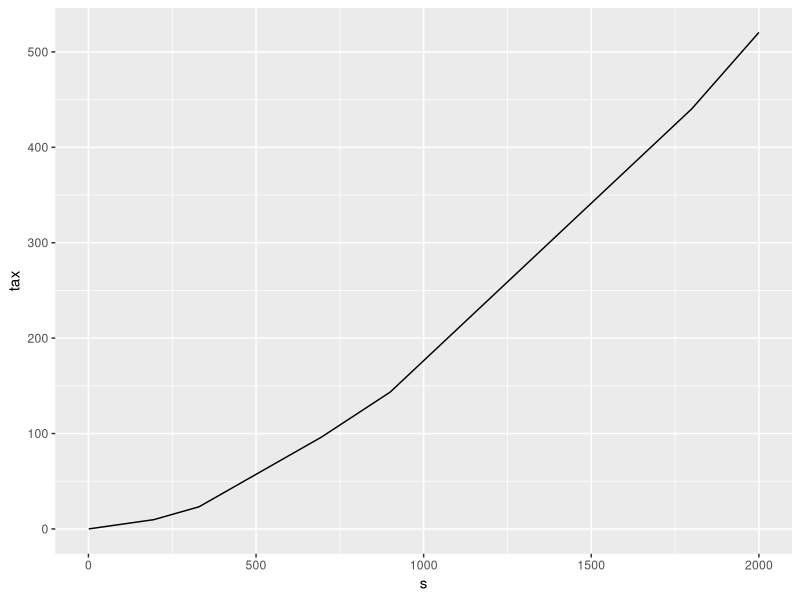
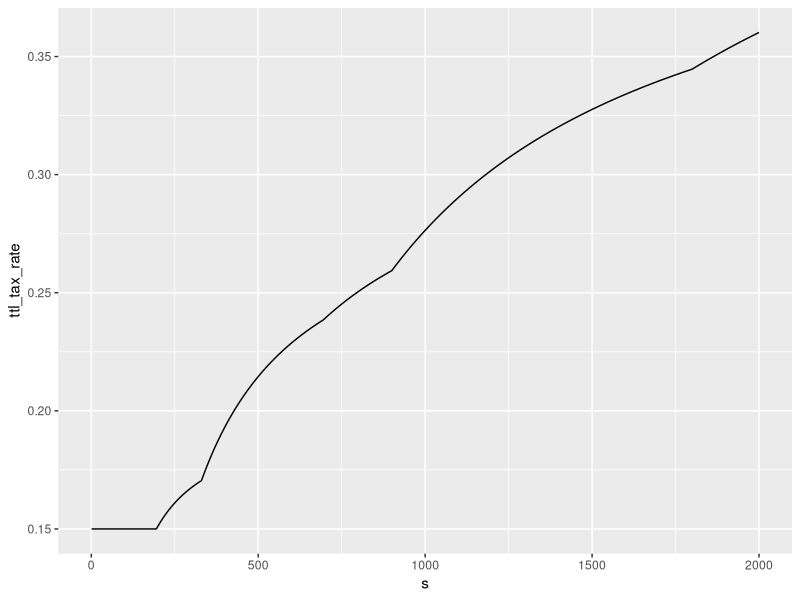
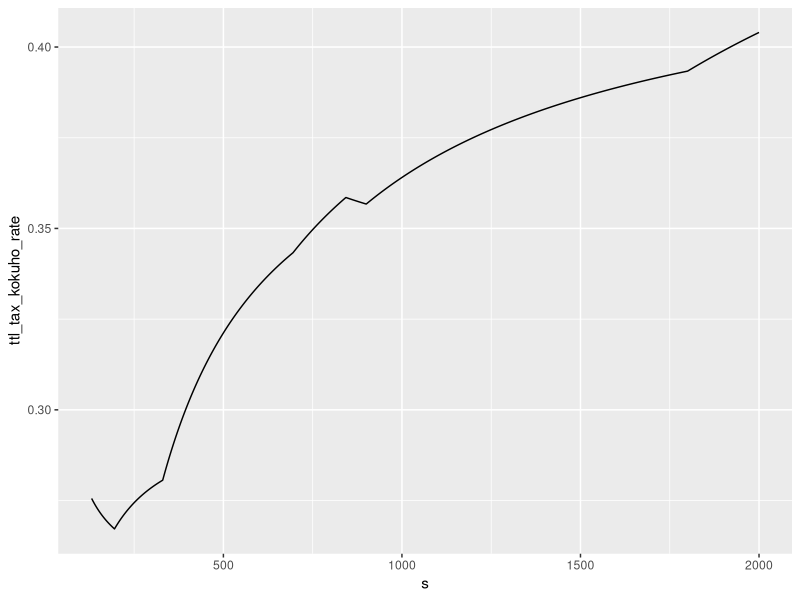
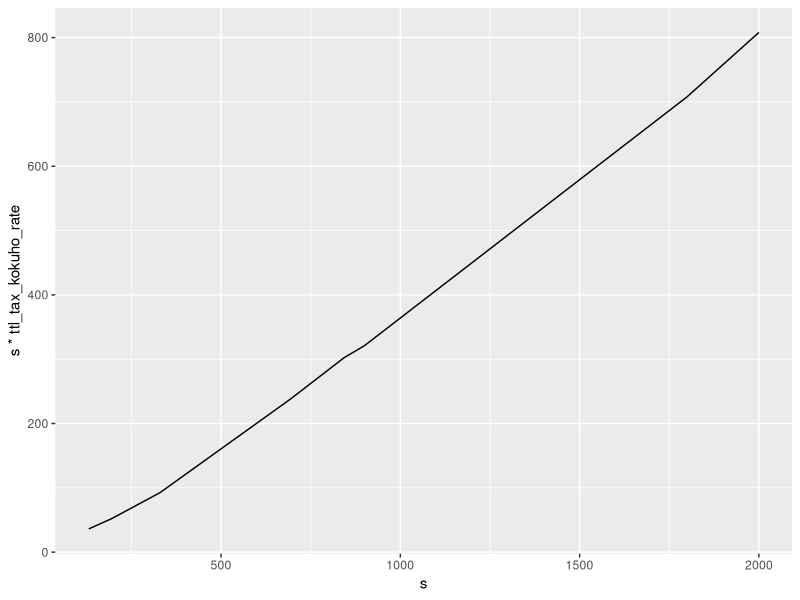

These charts were generated, in order, by the following R code:
library(ggplot2)
library(plyr)
library(dplyr)

get.syotokuzei<-function(x){
  x<-x*10000
  tax<-0
  tax<-as.numeric(x>=1000)*as.numeric(x<1950000)*(x*0.05)
  tax<-tax+as.numeric(x>=1950000)*as.numeric(x<3300000)*(x*0.1-97500)
  tax<-tax+as.numeric(x>=3300000)*as.numeric(x<6950000)*(x*0.2-427500)
  tax<-tax+as.numeric(x>=6950000)*as.numeric(x<9000000)*(x*0.23-636000)
  tax<-tax+as.numeric(x>=9000000)*as.numeric(x<18000000)*(x*0.33-1536000)
  tax<-tax+as.numeric(x>=18000000)*(x*0.4-2796000)
  return(tax/10000)
}

get.kokuho<-function(x){
  x<-x*10000
  kokuho<-51200+15300
  kokuho<-kokuho+as.numeric(x>=330000)*as.numeric((x-330000)*0.1<810000)*(x-330000)*0.1
  kokuho<-kokuho+as.numeric(x>=330000)*as.numeric((x-330000)*0.1>=810000)*810000
  return(kokuho/10000)
}

syotoku<-seq(1,2000,by=1)
tax<-get.syotokuzei(syotoku)
tax_df<-data.frame(s=syotoku,tax=tax)
tax_df$tax_rate<-tax_df$tax/tax_df$s
tax_df$ttl_tax_rate<-tax_df$tax_rate+0.1
tax_df$kokuho<-get.kokuho(syotoku)
tax_df$kokuho_rate<-tax_df$kokuho/tax_df$s
tax_df$ttl_tax_kokuho_rate<-tax_df$ttl_tax_rate+tax_df$kokuho_rate
rm(syotoku,tax)

total.tax.kokuho<-function(tax_df,syotoku,gensen_bunri,sinkoku_bunri){
  kokuho_kijyun<-tax_df[syotoku,]$s+sinkoku_bunri
  total_tax<-tax_df[syotoku,]$s*tax_df[syotoku,]$ttl_tax_rate+
    sinkoku_bunri*0.2015+
    tax_df[kokuho_kijyun,]$s*tax_df[kokuho_kijyun,]$kokuho_rate+
    gensen_bunri*0.2015
  total_tax
    
}

total.tax.kenpo<-function(tax_df,syotoku,gensen_bunri,sinkoku_bunri,kenpo,kosenenkin){
  total_tax<-tax_df[syotoku,]$s*tax_df[syotoku,]$ttl_tax_rate+
    sinkoku_bunri*0.2015+
    gensen_bunri*0.2015+
    kenpo+
    kosenenkin
  
  total_tax
  
}

total.tax.kokuho(tax_df,250,150,50)/450
total.tax.kokuho(tax_df,250,200,0)/450
total.tax.kokuho(tax_df,250,0,200)/450
total.tax.kokuho(tax_df,500-300,300,0)/800
total.tax.kokuho(tax_df,500-300,0,300)/800
total.tax.kokuho(tax_df,800-300,0,0)/800

(total.tax.kenpo(tax_df,570,100,110,50,50)-14)/1210
(total.tax.kenpo(tax_df,680,100,0,50,50)-14)/1210
(total.tax.kenpo(tax_df,670,0,110,50,50)-14-5)/1210

(gg_<-ggplot(tax_df,aes(x=s,y=tax))+
  geom_line(data=tax_df,aes(s,tax)))
(gg_<-ggplot(tax_df,aes(x=s,y=ttl_tax_rate))+
   geom_line(data=tax_df,aes(s,ttl_tax_rate)))
(gg_<-ggplot(tax_df %>% filter(s>130),aes(x=s,y=ttl_tax_kokuho_rate))+
   geom_line(data=tax_df %>% filter(s>130),aes(s,ttl_tax_kokuho_rate)))
(gg_<-ggplot(tax_df %>% filter(s>130),aes(x=s,y=s*ttl_tax_kokuho_rate))+
   geom_line(data=tax_df %>% filter(s>130),aes(s,s*ttl_tax_kokuho_rate)))
rm(gg_)

rm(tax_df,get.syotokuzei,get.kokuho)
